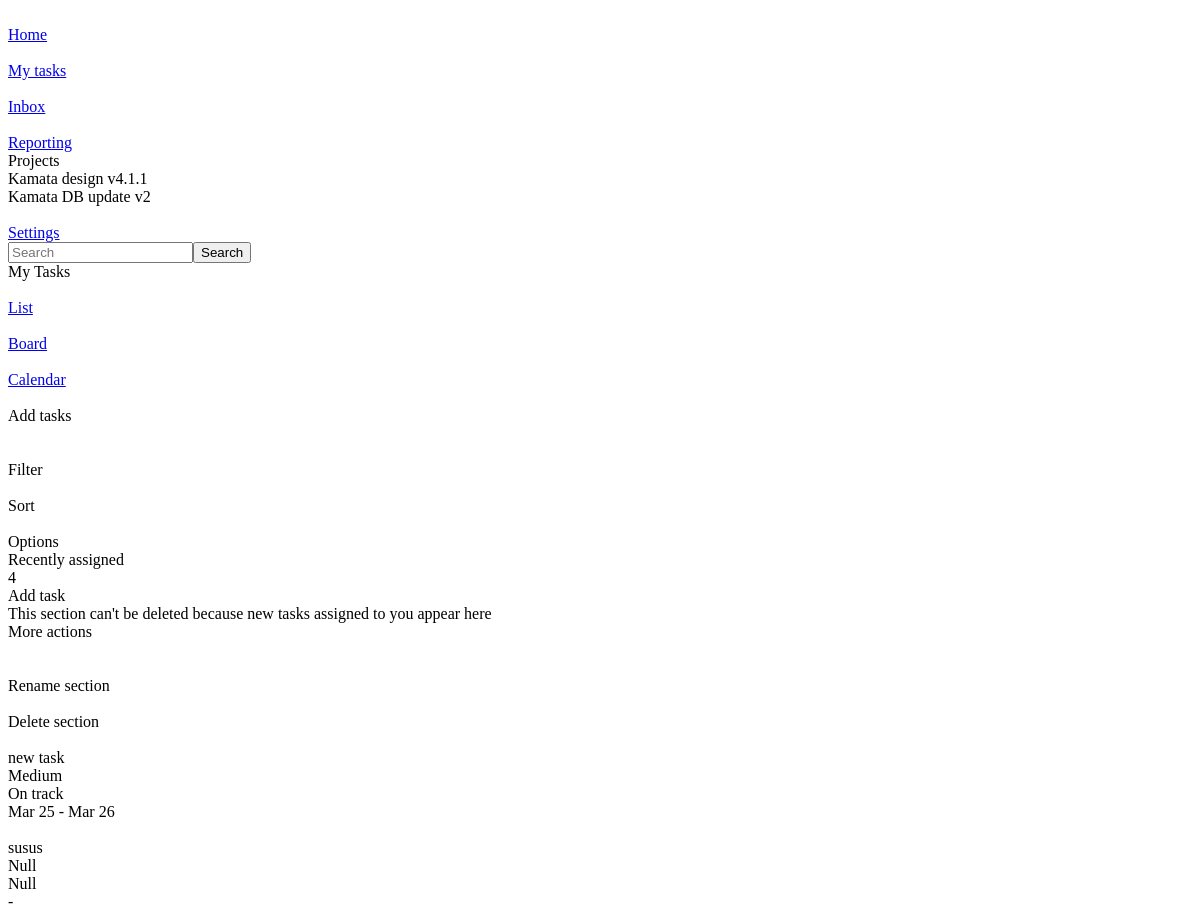
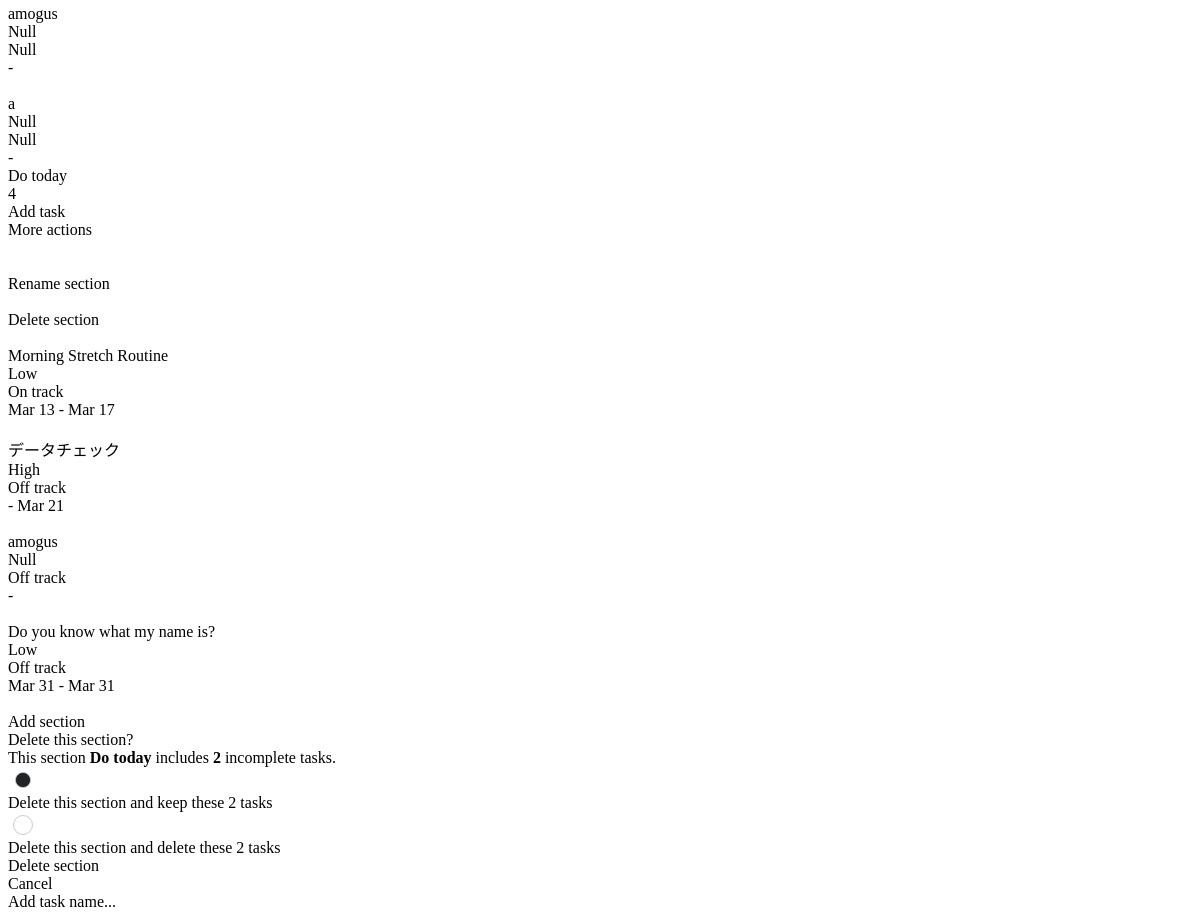
/ (upper part), run on an earlier commit of the app's database (2 pictures, top to bottom).
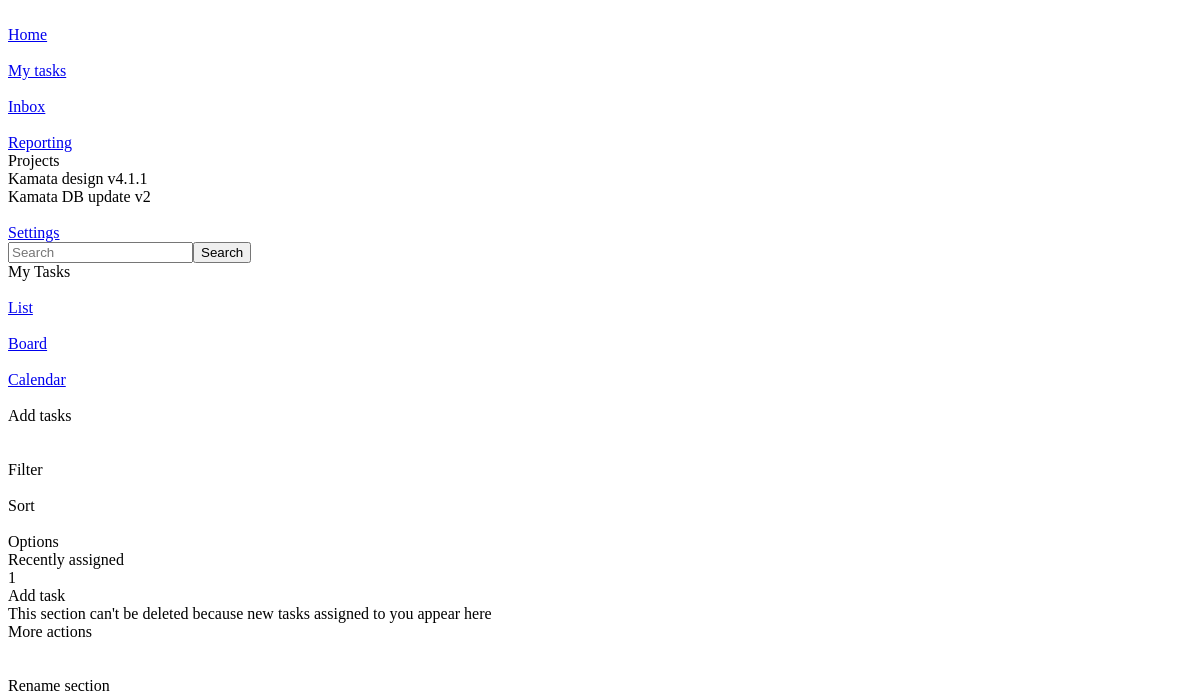
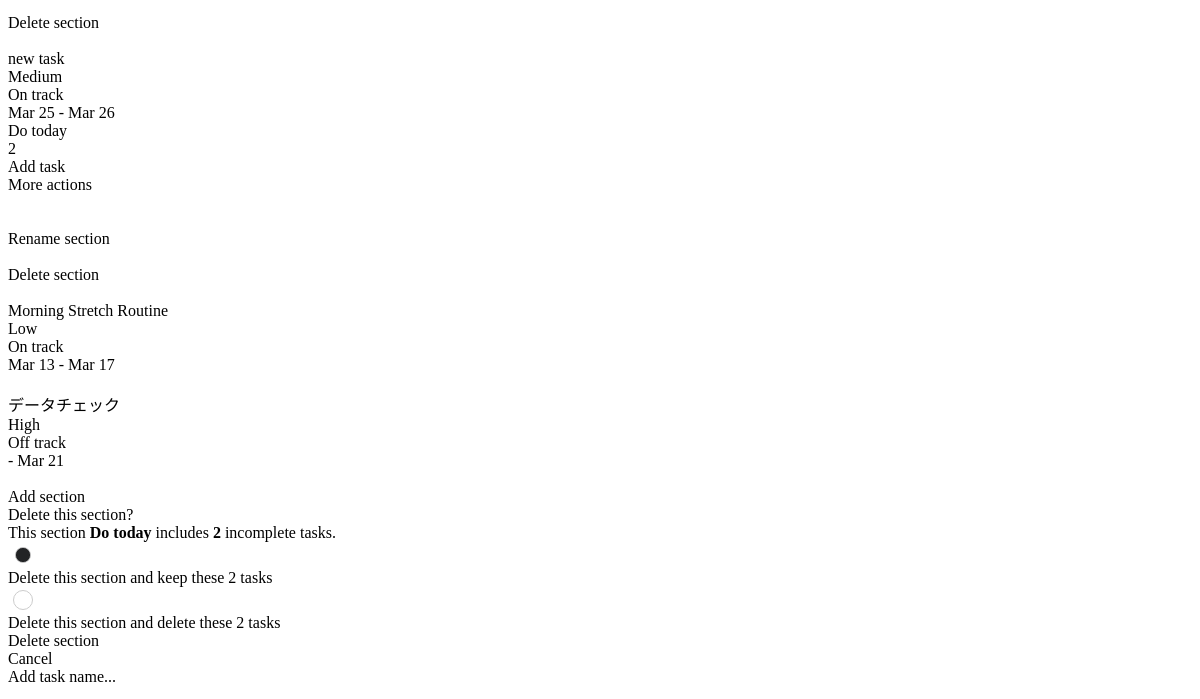
And on a later commit of the database (2 pictures, top to bottom).
### app/models.py (models this page shows)
class Task(models.Model):
    created_by = models.ForeignKey(User, on_delete=models.CASCADE)
    priority = models.ForeignKey('Priority', on_delete=models.CASCADE, null=True, blank=True)
    status = models.ForeignKey('Status', on_delete=models.CASCADE, null=True, blank=True)
    list = models.ForeignKey('List', on_delete=models.CASCADE)
    project = models.ForeignKey('Project', on_delete=models.CASCADE,  null=True, blank=True)
    name = models.CharField(max_length=50)
    is_completed = models.BooleanField(default=False)
    description = models.TextField(null=True, blank=True)
    created_at = models.DateTimeField(auto_now_add=True)
    start_date = models.DateField(null=True, blank=True)
    deadline = models.DateField(null=True, blank=True)

class Priority(models.Model):
    priority = models.CharField(max_length=10, null=True, blank=True)
    combo_class = models.CharField(max_length=10, null=True, blank=True)

class Status(models.Model):
    status = models.CharField(max_length=10, null=True, blank=True)
    combo_class = models.CharField(max_length=10, null=True, blank=True)

class List(models.Model):
    title = models.CharField(max_length=25)

### app/views.py (the view)
# urls.py: path('', views.home, name='home'),
def home(request):
    lists = List.objects.all()
    tasks = Task.objects.all()
    projects = Project.objects.all()
    status = Status.objects.all()
    priority = Priority.objects.all()
    context = {
        'lists': lists,
        'tasks': tasks,
        'projects': projects,
        'status': status,
        'priority': priority,
    }
    return render(request, 'home.html', context)

### app/templatetags/custom_filters.py (called while the page is built)
@register.filter
def filter_by_list(tasks, list_id):
    return tasks.filter(list_id=list_id)

### app/templates/home.html (shortened to what this page needs)
<!DOCTYPE html>
{% load custom_filters %}
{% load static %}
<html data-wf-page="67aeea944d589896c64eea3b" data-wf-site="67aeea944d589896c64ee9d5"
  class="w-mod-js wf-inter-n4-active wf-inter-n3-active wf-inter-n5-active wf-active w-mod-ix">
<head>
  <link href="https://cdn.prod.website-files.com/67aeea944d589896c64ee9d5/css/kamata.webflow.c56fb8e45.css" rel="stylesheet" type="text/css">
  <link rel="stylesheet" href="{% static 'main.css' %}">
  <link rel="stylesheet" href="https://fengyuanchen.github.io/datepicker/css/datepicker.css">
</head>
<body cz-shortcut-listen="true">
  <div class="main-wrap none">
    <div class="sidebar-wrap">
      <div class="sidebar-content_up">
        <div class="content-wrap sidebar_1"><a href="#" class="button sidebar-menu w-inline-block">
            <div class="icon-wrap"><img
                loading="lazy" alt=""></div>
            <div>Home</div>
          </a><a href="#" class="button sidebar-menu is-active w-inline-block">
            <div class="icon-wrap"><img
                loading="lazy" alt=""></div>
            <div>My tasks</div>
          </a><a href="#" class="button sidebar-menu w-inline-block">
            <div class="icon-wrap"><img
            </div>
            <div>Inbox</div>
          </a>
          <div class="content-wrap sidebar_2"><a href="#" class="button sidebar-menu w-inline-block">
              <div class="icon-wrap"><img
                  loading="lazy" alt=""></div>
              <div>Reporting</div>
            </a>
            <div class="project-dropdown_sidebar">
              <div class="text small">Projects</div>
              <div class="list-project_dropdown">
                <div>Kamata design v4.1.1</div>
              </div>
              <div class="list-project_dropdown">
                <div>Kamata DB update v2</div>
              </div>
            </div>
          </div>
        </div>
      </div>
      <div class="sidebar-content_down">
        <div class="content-wrap sidebar_1"><a href="#" class="button sidebar-menu w-inline-block">
            <div class="icon-wrap"><img
                loading="lazy" alt=""></div>
            <div>Settings</div>
          </a>
        </div>
      </div>
    </div>
    <div class="topbar-wrap">
      <div class="searchbar-wrap">
        <form action="/search" class="search w-form"><input class="searchbar-custom w-input" maxlength="256"
            name="query" placeholder="Search" type="search" id="search" required=""><input type="submit"
            class="search-button w-button" value="Search"></form>
      </div>
      <div class="w-layout-grid topbar-content-wrap">
        <div id="w-node-c7ae0cee-eda5-eab6-fc67-11cd50fe6a3e-c64eea3b" class="topbar_header">
          <div class="text title _1">My Tasks</div>
        </div>
        <div id="w-node-_11e6370c-14ee-cfb9-8a9b-27e52f836482-c64eea3b" class="taskpanel_selector"><a href="#"
            class="link views w-inline-block">
            <div class="img-wrap views-icon icon"><img
                loading="lazy" alt=""></div>
            <div>List</div>
          </a><a href="#" class="link views is-active w-inline-block">
            <div class="img-wrap views-icon icon"><img
                loading="lazy" alt=""></div>
            <div>Board</div>
          </a><a href="#" class="link views cursorblock w-inline-block">
            <div class="img-wrap views-icon icon"><img
                loading="lazy" alt=""></div>
            <div>Calendar</div>
          </a></div>
        <div id="w-node-_9061b51e-935b-e7ac-d50a-0adf4edb31f2-c64eea3b" class="w-layout-grid topbar_settings">
          <div id="w-node-_9d3733f6-5a80-b591-2cac-dab826e54d6c-c64eea3b" class="addtask-topbar">
            <div class="button addtask_topbar" data-list="1" data-popup-trigger="create-task">
              <div class="icon-wrap width-13"><img
                  loading="lazy" alt=""></div>
              <div class="text-block">Add tasks</div>
            </div>
            <div class="button moreaction_topbar">
              <div class="icon-wrap width-13"><img
                  loading="lazy" alt=""></div>
            </div>
          </div>
          <div id="w-node-_45d34834-1b3f-18a7-550c-5c7e7e8cb4f9-c64eea3b" class="settings-topbar">
            <div class="button setting">
              <div class="icon-wrap width-13"><img
                  loading="lazy" alt=""></div>
              <div>Filter</div>
            </div>
            <div class="button setting">
              <div class="icon-wrap width-13"><img
                  loading="lazy" alt=""></div>
              <div>Sort</div>
            </div>
            <div class="button setting">
              <div class="icon-wrap width-13"><img
                  loading="lazy" alt=""></div>
              <div>Options</div>
            </div>
          </div>
        </div>
      </div>
    </div>
    <div class="w-layout-grid list-wrap">
      <div id="w-node-_60766be2-e2cf-9137-be7b-4c8f2ddb67e6-c64eea3b" class="list-group">
        <div data-list="1" data-list="1" class="list">
          <div class="list-header">
            <div class="flex gap5">
              <div class="list_header-title">Recently assigned</div>
              <div class="text list_header-total">{{ tasks|filter_by_list:1|length }}<br></div>
            </div>
            <div class="flex y-center gap2 relative">
              <div data-list="1" class="explanation-box tooltip-list_header-addtask-hover">
                <div>Add task</div>
              </div>
              <div data-list="1" class="explanation-box tooltip-delete-section-null-hover">
                <div>This section can't be deleted because new tasks assigned to you appear here</div>
              </div>
              <div data-list="1" class="explanation-box tooltip-list_header-moreactions-hover">
                <div>More actions</div>
              </div>
              <div data-explains="tooltip-list_header-addtask-hover" data-list="1" class="button list_header-addtask"
                data-popup-trigger="create-task">
              </div>
              <div data-explains="tooltip-list_header-moreactions-hover" data-list="1"
                class="button list_header-moreactions"><img
              </div>
              <div data-list="1" class="subpage list_header-moreactions-menu">
                <div class="subpage_link rename-section">
                  <div>Rename section</div>
                </div>
                <div data-explains="tooltip-delete-section-null-hover" data-list="1"
                  class="subpage_link delete-section-null">
                  <div class="img-wrap trashcan-icon"><img
                      loading="lazy" alt=""></div>
                  <div>Delete section</div>
                </div>
              </div>
            </div>
          </div>
          {% for task in tasks|filter_by_list:1 %}
          <div data-item="{{ task.id }}" data-popup-trigger="edit-task" data-task-id="{{ task.id }}" data-item-project-id="{{ task.project.id }}" data-item-project-name="{{ task.project.name }}" data-item-description="{{ task.description }}" data-item-start-date="{{ task.start_date|date:'Y-m-d' }}" data-item-deadline="{{ task.deadline|date:'Y-m-d' }}" data-current-list="{{ task.list_id }}"
            data-edit-mode="true"
            class="w-layout-grid list-item {% if task.project %}{{ task.project.color.color }}{% endif %} task-content">
            <div class="flex gap5">
              <div class="button icon"><img
                  loading="lazy" alt=""></div>
              <div class="list_item-title">{{ task.name }}</div>
            </div>
            <div class="flex gap5">
              <div class="list_item-priority {{ task.priority.combo_class }}" data-priority-value="{{ task.priority.id }}">{{ task.priority.priority }}</div>
              <div class="list_item-status {{ task.status.combo_class }}" data-status-value="{{ task.status.id }}">{{ task.status.status }}</div>
            </div>
            <div class="flex y-center gap5">
              <div>{{ task.start_date|date:"M d" }} - {{ task.deadline|date:"M d" }}</div>
            </div>
          </div>
          {% endfor %}
        </div>
        {% for list in lists %}
        {% if list.id > 1 %}
        <div data-list="{{ list.id }}" class="list">
          <div class="list-header">
            <div class="flex gap5">
              <div class="list_header-title">{{ list.title }}</div>
              <div class="text list_header-total">{{ tasks|filter_by_list:list.id|length }}<br></div>
            </div>
            <div class="flex y-center gap2 relative">
              <div data-list="{{ list.id }}" class="explanation-box tooltip-list_header-addtask-hover">
                <div>Add task</div>
              </div>
              <div data-list="{{ list.id }}" class="explanation-box tooltip-list_header-moreactions-hover">
                <div>More actions</div>
              </div>
              <div data-explains="tooltip-list_header-addtask-hover" data-list="{{ list.id }}"
                class="button list_header-addtask" data-popup-trigger="create-task">
              </div>
              <div data-explains="tooltip-list_header-moreactions-hover" data-list="{{ list.id }}"
                class="button list_header-moreactions">
              </div>
              <div data-list="{{ list.id }}" class="subpage list_header-moreactions-menu">
                <div class="subpage_link rename-section">
                  <div>Rename section</div>
                </div>
                <div data-popup-trigger="delete-list" data-list="{{ list.id }}" class="subpage_link">
                  <div class="img-wrap trashcan-icon">
                  </div>
                  <div>Delete section</div>
                </div>
              </div>
            </div>
          </div>
          {% for task in tasks|filter_by_list:list.id %}
          <div data-item="{{ task.id }}" data-popup-trigger="edit-task" data-task-id="{{ task.id }}" data-item-project-id="{{ task.project.id }}" data-item-project-name="{{ task.project.name }}" data-item-description="{{ task.description }}" data-item-start-date="{{ task.start_date|date:'Y-m-d' }}" data-item-deadline="{{ task.deadline|date:'Y-m-d' }}" data-current-list="{{ task.list_id }}"
            data-edit-mode="true"
            class="w-layout-grid list-item {% if task.project %}{{ task.project.color.color }}{% endif %}">
            <div class="flex gap5">
              <div class="button icon"><img
                  loading="lazy" alt=""></div>
              <div class="list_item-title">{{ task.name }}</div>
            </div>
            <div class="flex gap5">
              <div class="list_item-priority {{ task.priority.combo_class }}" data-priority-value="{{ task.priority.id }}">{{ task.priority.priority }}</div>
              <div class="list_item-status {{ task.status.combo_class }}" data-status-value="{{ task.status.id }}">{{ task.status.status }}</div>
            </div>
            <div class="flex y-center gap5">
              <div>{{ task.start_date|date:"M d" }} - {{ task.deadline|date:"M d" }}</div>
            </div>
          </div>
          {% endfor %}
        </div>
        {% endif %}
        {% endfor %}
        <div class="list_addsection">
          <div class="list-header">
            <div class="add-section-wrapper">
              <div class="button img-wrap addmore"><img
                  loading="lazy" alt=""></div>
              <div class="add-section-title" contenteditable="false">Add section</div>
            </div>
          </div>
        </div>
      </div>
    </div>
  </div>
  <div data-popup="delete-list" class="delete-list-popup">
    <div class="delete-list-popup_wrap">
      <div class="w-layout-grid delete-list-popup_content">
        <div class="flex direction-vertical gap-25">
          <div class="delete-list-popup_title">Delete this section?</div>
          <div>This section <strong class="delete-section-confirmation_list-title">Do today</strong> includes
            <strong>2</strong> incomplete tasks.
          </div>
        </div>
        <div class="flex direction-vertical gap-5">
          <div class="flex gap5">
            <input type="radio" name="delete-option" value="keep" class="radio style-1" checked>
            <div>Delete this section and keep these 2 tasks</div>
          </div>
          <div class="flex gap5">
            <input type="radio" name="delete-option" value="delete" class="radio style-1">
            <div>Delete this section and delete these 2 tasks</div>
          </div>
        </div>
        <div class="flex direction-vertical gap-5">
          <div data-popup-action="delete-list" class="button delete-list-popup_delete">
            <div>Delete section</div>
          </div>
          <div data-popup-close="delete-list" class="button delete-list-popup_cancel">
            <div>Cancel</div>
          </div>
        </div>
      </div>
    </div>
  </div>
  <div class="create-task-popup" data-popup="create-task">
    <div class="w-layout-grid create-task-popup-wrap">
      <div id="w-node-ddeec698-e89c-e001-79ee-869980d03e62-c64eea3b" class="crate-task-popup-content">
        <div class="create-task-popup-grid-wrap">
          <div class="w-layout-grid create-task-popup-grid">
            <div class="flex padding-top-5 border-top">
              <div class="create-task-popup_task-name" spellcheck="false" data-task-field="name" contenteditable="false">Add task name...
              </div>
            </div>
            <div class="w-layout-grid create-task-popup_tags-wrap">
              <div id="w-node-_5f9f4d5b-c393-928a-554c-baf069a2c697-c64eea3b" class="create-task-popup_tags">
                <div class="img-wrap _20x20"><img
                    loading="lazy" alt=""></div>
              </div>
            </div>
          </div>
        </div>
      </div>
    </div>
  </div>
</body>
</html>

### app/static/main.css (style rules this page uses)
.w-layout-grid.list-item { cursor: pointer; }
.list-item { cursor: pointer !important; position: relative; z-index: 1; }
.w-layout-grid .subpage .subpage_link:not(.delete-section-null) { cursor: pointer !important; }
[data-wf-page] .subpage .subpage_link:not(.delete-section-null) { cursor: pointer !important; }
body input[type="radio"].radio.style-1 { position: relative !important; width: 20px !important; height: 20px !important; -webkit-appearance: none !important; -moz-appearance: none !important; appearance: none !important; border: 1px solid #ccc !important; border-radius: 50% !important; outline: none !important; background-color: #fff !important; }
body input[type="radio"].radio.style-1:checked { transform: scale(0.8) !important; background-color: #222325 !important; }

### app/templates/home.html (style rules this page uses)
:root { --main-light-color: #f3f5fb; --main-dark-color: black; --main-active-color: #137bf6; }

What changed in the data, as far as the page shows it:
removed Task: name "susus", priority.priority "Null", status.status "Null"
removed Task: name "amogus", priority.priority "Null", status.status "Null"
removed Task: name "a", priority.priority "Null", status.status "Null"
removed Task: name "amogus", priority.priority "Null", status.status "Off track"
removed Task: name "Do you know what my name is?", priority.priority "Low", status.status "Off track", start_date "Mar 31", deadline "Mar 31"
computed for List "Do today": id "4" → "2"
Also different on the page:
{{ tasks|filter_by_list:1|length }}: "4" → "1"
